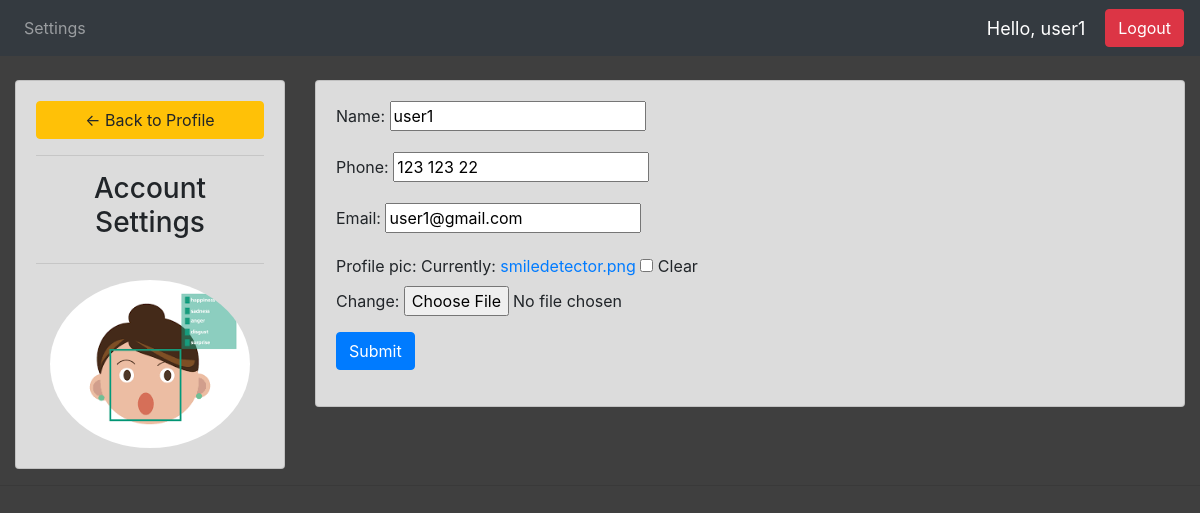
/account/ (signed in), run on the app's committed database.
### accounts/models.py (models this page shows, shortened)
class Customer(models.Model):
	user = models.OneToOneField(User, null=True, blank=True, on_delete=models.CASCADE)
	name = models.CharField(max_length=200, null=True)
	phone = models.CharField(max_length=200, null=True)
	email = models.CharField(max_length=200, null=True)
	profile_pic = models.ImageField(default="profile2.png", null=True, blank=True)
	date_created = models.DateTimeField(auto_now_add=True, null=True)

### accounts/decorators.py (the view)
		def wrapper_func(request, *args, **kwargs):
			group = None
			if request.user.groups.exists():
				group = request.user.groups.all()[0].name
			if group in allowed_roles:
				return view_func(request, *args, **kwargs)
			else:
				return HttpResponse('You are not authorized to view this page')

### accounts/forms.py
class CustomerForm(ModelForm):
	class Meta:
		model = Customer
		fields = '__all__'
		exclude = ['user']

### accounts/views.py (called while the page is built)
@login_required(login_url='login')
@allowed_users(allowed_roles=['admin', 'customer'])
def accountSettings(request):
    customer = request.user.customer
    form = CustomerForm(instance=customer)
    if request.method == 'POST':
        form = CustomerForm(request.POST, request.FILES, instance=customer)
        if form.is_valid():
            form.save()
            return redirect('/')
    context = {'form': form}
    return render(request, 'accounts/account_settings.html', context)

### accounts/templates/accounts/account_settings.html (shortened to what this page needs)
{%  extends 'accounts/main.html' %}
{% load static %}
{% block content %}
<br>
<div class="row">
	<div class="col-md-3">
		<div class="card card-body" style="background-color: #DCDCDC;">
			<a class="btn btn-warning" href="{% url 'home' %}"> &#8592; Back to Profile</a>
			<hr>
			<h3 style="text-align: center">Account Settings</h3>
			<hr>
			<img class="profile-pic" src="{{request.user.customer.profile_pic.url}}" >
		</div>
	</div>
	<div class="col-md-9">
		<div class="card card-body" style="background-color: #DCDCDC;">
			<form method="POST" action="" enctype="multipart/form-data">
				{{form.as_p}}
			<input class="btn btn-primary" type="submit" name="Update Information">
			</form>
		</div>
	</div>
</div>
{% endblock %}

### accounts/templates/accounts/navbar.html (shortened to what this page needs)
{% load static %}
<nav class="navbar navbar-expand-lg navbar-dark bg-dark">
  <div class="collapse navbar-collapse" id="navbarNav">
    <ul class="navbar-nav">
      {% if request.user.is_staff %}
      <li class="nav-item active">
        <a class="nav-link" href="{% url 'home' %}">Dashboard</a>
      </li>
      <li class="nav-item">
        <a class="nav-link" href="{% url 'change_capacity' %}">Change Capacity</a>
      </li>
      <li class="nav-item">
        <a class="nav-link" href="{% url 'account' %}">Settings</a>
      </li>
      {% else %}
      <li class="nav-item">
        <a class="nav-link" href="{% url 'account' %}">Settings</a>
      </li>
      {% endif %}
    </ul>
  </div>
  <span class="hello-msg">Hello, {{request.user}}</span>
  <span ><a  class="btn btn-danger" href="{% url 'logout' %}">Logout</a></span>
</nav>

### static/css/main.css (style rules this page uses)
body, html { margin: 0; padding: 0; height: 100%; background: linear-gradient(rgba(0, 0, 0, 0.5), rgba(0, 0, 0, 0.5)), url("/static/images/asphalt2.jpg"); background-repeat: no-repeat; background-size: cover; background-position: center; background-attachment: fixed; }

### accounts/templates/accounts/navbar.html (style rules this page uses)
.hello-msg { font-size: 18px; color: #fff; margin-right: 20px; }

### accounts/templates/accounts/account_settings.html (style rules this page uses)
.profile-pic { max-width: 200px; max-height:200px; margin: 0 auto; border-radius: 50%; }

### data on the page
Customer: name "user1", phone "123 123 22", email "user1@gmail.com"

### other printed values
{{ request.user }} "user1"
